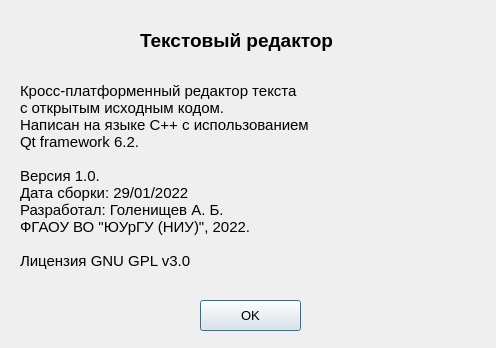
<?xml version="1.0" encoding="UTF-8"?>
<ui version="4.0">
 <class>AboutDialog</class>
 <widget class="QDialog" name="AboutDialog">
  <property name="geometry">
   <rect>
    <x>0</x>
    <y>0</y>
    <width>496</width>
    <height>348</height>
   </rect>
  </property>
  <property name="sizePolicy">
   <sizepolicy hsizetype="Fixed" vsizetype="Fixed">
    <horstretch>0</horstretch>
    <verstretch>0</verstretch>
   </sizepolicy>
  </property>
  <property name="windowTitle">
   <string>Текстовый редактор - о программе</string>
  </property>
  <property name="windowIcon">
   <iconset resource="resource.qrc">
    <normaloff>:/img/AGEditor-Icon.ico</normaloff>:/img/AGEditor-Icon.ico</iconset>
  </property>
  <widget class="QLabel" name="appname">
   <property name="geometry">
    <rect>
     <x>140</x>
     <y>20</y>
     <width>231</width>
     <height>41</height>
    </rect>
   </property>
   <property name="font">
    <font>
     <pointsize>14</pointsize>
     <bold>true</bold>
    </font>
   </property>
   <property name="text">
    <string>Текстовый редактор</string>
   </property>
  </widget>
  <widget class="QLabel" name="desc">
   <property name="geometry">
    <rect>
     <x>20</x>
     <y>60</y>
     <width>341</width>
     <height>231</height>
    </rect>
   </property>
   <property name="font">
    <font>
     <pointsize>11</pointsize>
     <italic>false</italic>
     <bold>false</bold>
    </font>
   </property>
   <property name="text">
    <string>Кросс-платформенный редактор текста
с открытым исходным кодом.
Написан на языке С++ с использованием
Qt framework 6.2.

Версия 1.0.
Дата сборки: 29/01/2022
Разработал: Голенищев А. Б.
ФГАОУ ВО &quot;ЮУрГУ (НИУ)&quot;, 2022.

Лицензия GNU GPL v3.0</string>
   </property>
  </widget>
  <widget class="QPushButton" name="closeButton">
   <property name="geometry">
    <rect>
     <x>200</x>
     <y>300</y>
     <width>101</width>
     <height>31</height>
    </rect>
   </property>
   <property name="font">
    <font>
     <pointsize>10</pointsize>
     <italic>false</italic>
     <bold>false</bold>
    </font>
   </property>
   <property name="text">
    <string>OK</string>
   </property>
  </widget>
  <widget class="QLabel" name="label">
   <property name="geometry">
    <rect>
     <x>370</x>
     <y>110</y>
     <width>91</width>
     <height>111</height>
    </rect>
   </property>
   <property name="text">
    <string/>
   </property>
   <property name="pixmap">
    <pixmap resource="resource.qrc">:/img/notepad_pencil_icon-icons.com_60562 (1).png</pixmap>
   </property>
  </widget>
 </widget>
 <resources>
  <include location="resource.qrc"/>
 </resources>
 <connections/>
</ui>
